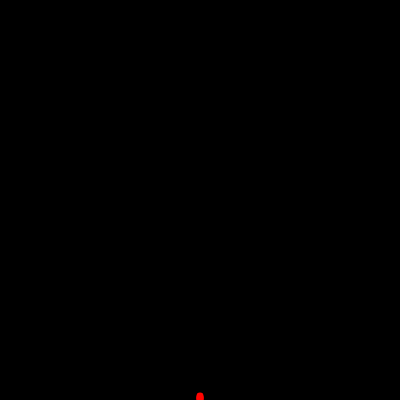
Frame 1 (no input)
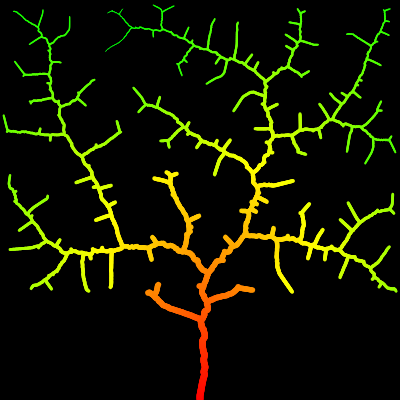
Frame 60 (no input)
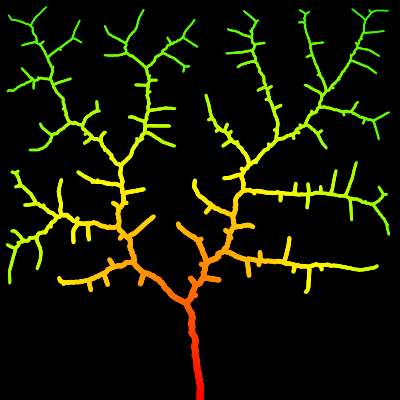
Frame 120 (the mouse pressed at the canvas centre since frame 60)

The p5.js sketch that drew these frames (run headless with seeded random() and noise() and a simulated clock; from frame 60 on, the mouse is pressed at the canvas centre):

// p5.js sketch
// ── sketch.js
let tree;
let max_dist = 100;
let min_dist = 10;

const SHOW_LEAVES = false;

function setup() {
  createCanvas(400, 400);
  colorMode(HSB);
  tree = new Tree();
}

function mousePressed() {
  tree = new Tree();
}

function draw() {
  background(0);
  tree.show();
  tree.grow();
}
// ── branch.js
function Branch(parent, pos, dir, generation) {
  this.pos = pos;
  this.parent = parent;
  this.dir = dir;
  this.origDir = this.dir.copy();
  this.count = 0;
  
  this.generation = generation;
  
  this.reset = function() {
    this.dir = this.origDir.copy();
    this.count = 0;
  }
  
  this.next = function() {
    //let newDir = this.dir.mult(2);
    let nextPos = p5.Vector.add(this.pos, this.dir);
    let nextBranch = new Branch(this.pos, nextPos, this.dir.copy(), this.generation + 1);
    return nextBranch;
  }
  
  this.show = function() {
    if (parent !== null) {
      stroke(generation / 5, 100, 100);
      strokeWeight(7 - generation / 100);
      line(this.pos.x, this.pos.y, this.parent.x, this.parent.y);
    }
  }
}
// ── leaf.js
function Leaf() {
  this.pos = createVector(random(width), random(height - 100));
  
  this.reached = false;
  
  this.show = function() {
    fill(255);
    noStroke();
    ellipse(this.pos.x, this.pos.y, 4, 4);
  }
}
// ── tree.js
function Tree(showLeaves) {
  this.leaves = [];
  this.branches = [];
  
  for (let X = 0; X < 500; X++) {
    this.leaves.push(new Leaf());
  }
  
  let pos = createVector(width / 2, height);
  let dir = createVector(0, -1);
  let root = new Branch(null, pos, dir, 1);
  
  this.branches.push(root);
  
  let current = root;
  
  let found = false;
  
  while (!found) {
    for (let X = 0; X < this.leaves.length; X++) {
      let d = p5.Vector.dist(current.pos, this.leaves[X].pos);
      if (d < max_dist) {
        found = true;
      }
    }
    
    if (!found) {
      let branch = current.next();
      current = branch;
      this.branches.push(current);
    }
  }
  
  this.grow = function() {
    for (let X = 0; X < this.leaves.length; X++) {
      let leaf = this.leaves[X];
      
      let closestBranch = null;
      let record = 100000000;
      
      for (let Y = 0; Y < this.branches.length; Y++) {
        
        let branch = this.branches[Y];
        let d = p5.Vector.dist(leaf.pos, branch.pos);
        
        if (d < min_dist) {
          leaf.reached = true;
          closestBranch = null;
          break;
        } else if (d > max_dist) {
          
        } else if (closestBranch === null || d < record) {
          closestBranch = branch;
          record = d;
        }
        
      }
      
      if (closestBranch !== null) {
        
        let newDir = p5.Vector.sub(leaf.pos, closestBranch.pos);
        newDir.normalize();
        closestBranch.dir.add(newDir);
        closestBranch.count++;
        
      }
      
      for (let X = this.leaves.length - 1; X > -1; X--) {
        if (this.leaves[X].reached) {
          this.leaves.splice(X, 1);
        }
      }
      
      for (let X = this.branches.length - 1; X > -1; X--) {
        let branch = this.branches[X];
        if (branch.count > 0) {
          branch.dir.div(branch.count + 1);
          let newBranch = branch.next();
          
          this.branches.push(newBranch);
        }
        
        branch.reset();
      }
    }
  }
  
  this.show = function() {
    if (SHOW_LEAVES) {
      for (let X = 0; X < this.leaves.length; X++) {
        this.leaves[X].show();
      }
    }
    
    for (let X = 0; X < this.branches.length; X++) {
      this.branches[X].show();
    }
  }
}
